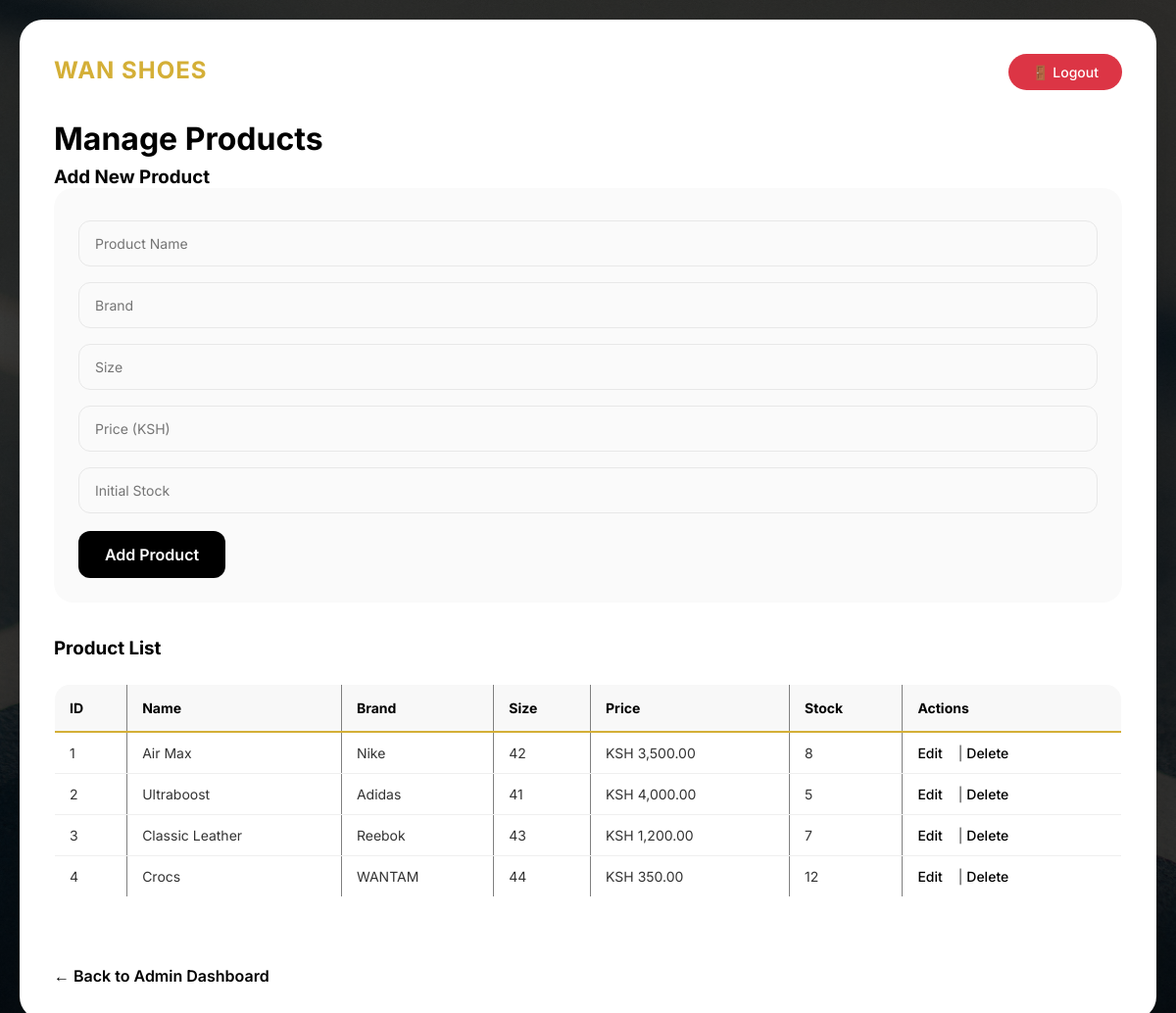
Page /products/products.php (signed in) on the committed database.
### tables this page shows
CREATE TABLE `products` (
  `product_id` int(11) NOT NULL,
  `name` varchar(100) NOT NULL,
  `brand` varchar(50) NOT NULL,
  `size` int(11) NOT NULL,
  `price` decimal(10,2) NOT NULL,
  `stock_quantity` int(11) NOT NULL DEFAULT 0
);

### products/products.php (the view, shortened to what this page needs)
<?php
$conn = mysqli_connect("localhost", "root", "", "wan_shoes_db");
$products = mysqli_query($conn, "SELECT * FROM products");
$edit_product = null;
?>
<!DOCTYPE html>
<html>
<head>
    <link rel="stylesheet" href="css/style.css">
</head>
<body>
    <div class="dashboard">
        <div style="display: flex; justify-content: space-between; align-items: center; margin-bottom: 30px;">
            <div class="logo">WAN SHOES</div>
            <a href="logout.php" style="background: #dc3545; color: white; padding: 10px 24px; border-radius: 30px; text-decoration: none; font-size: 14px; font-weight: 500;">🚪 Logout</a>
        </div>
        <h1>Manage Products</h1>
        <?php if($edit_product): ?>
            <h3>Edit Product</h3>
            <form method="POST" onsubmit="return validateProduct()">
                <input type="hidden" name="product_id" value="<?php echo $edit_product['product_id']; ?>">
                <input type="text" id="prod_name" name="name" value="<?php echo $edit_product['name']; ?>" placeholder="Product Name" required>
                <input type="text" id="prod_brand" name="brand" value="<?php echo $edit_product['brand']; ?>" placeholder="Brand" required>
                <input type="number" id="prod_size" name="size" value="<?php echo $edit_product['size']; ?>" placeholder="Size" required>
                <input type="number" step="0.01" id="prod_price" name="price" value="<?php echo $edit_product['price']; ?>" placeholder="Price" required>
                <input type="number" id="prod_stock" name="stock" value="<?php echo $edit_product['stock_quantity']; ?>" placeholder="Stock" required>
                <button type="submit" name="update">Update Product</button>
                <a href="products.php" style="margin-left: 10px;">Cancel</a>
            </form>
        <?php else: ?>
            <h3>Add New Product</h3>
            <form method="POST" onsubmit="return validateProduct()">
                <input type="text" id="prod_name" name="name" placeholder="Product Name" required>
                <input type="text" id="prod_brand" name="brand" placeholder="Brand" required>
                <input type="number" id="prod_size" name="size" placeholder="Size" required>
                <input type="number" step="0.01" id="prod_price" name="price" placeholder="Price (KSH)" required>
                <input type="number" id="prod_stock" name="stock" placeholder="Initial Stock" required>
                <button type="submit" name="add">Add Product</button>
            </form>
        <?php endif; ?>
        <h3>Product List</h3>
        <table border="1" cellpadding="10">
            <tr>
                <th>ID</th><th>Name</th><th>Brand</th><th>Size</th><th>Price</th><th>Stock</th><th>Actions</th>
            </tr>
            <?php while($row = mysqli_fetch_assoc($products)): ?>
            <tr>
                <td><?php echo $row['product_id']; ?></td>
                <td><?php echo $row['name']; ?></td>
                <td><?php echo $row['brand']; ?></td>
                <td><?php echo $row['size']; ?></td>
                <td>KSH <?php echo number_format($row['price'], 2); ?></td>
                <td><?php echo $row['stock_quantity']; ?></td>
                <td><a href="?edit=<?php echo $row['product_id']; ?>">Edit</a> | <a href="?delete=<?php echo $row['product_id']; ?>" onclick="return confirmDelete('<?php echo $row['name']; ?>')">Delete</a></td>
            </tr>
            <?php endwhile; ?>
        </table>
        <br>
        <?php if($_SESSION['role'] == 'admin'): ?>
            <a href="admin.php" class="back-link">← Back to Admin Dashboard</a>
        <?php else: ?>
            <a href="dashboard.php" class="back-link">← Back to Employee Dashboard</a>
        <?php endif; ?>
    </div>
</body>
</html>

### css/style.css (style rules this page uses)
* { margin: 0; padding: 0; box-sizing: border-box; }
body { font-family: 'Inter', 'Segoe UI', Tahoma, Geneva, Verdana, sans-serif; background: linear-gradient(rgba(0, 0, 0, 0.7), rgba(0, 0, 0, 0.7)), url('../images/bg.jpg'); background-size: cover; background-position: center; background-repeat: no-repeat; background-attachment: fixed; min-height: 100vh; display: flex; justify-content: center; align-items: center; padding: 20px; }
input, select { width: 100%; padding: 14px 16px; margin: 10px 0; border: 1.5px solid #e8e8e8; border-radius: 12px; font-size: 14px; transition: all 0.3s ease; background: #fafafa; font-family: inherit; }
button { width: 100%; padding: 14px; background: #000000; color: white; border: none; border-radius: 12px; cursor: pointer; font-size: 16px; font-weight: 600; transition: all 0.3s ease; margin-top: 15px; font-family: inherit; }
.dashboard { background: #ffffff; border-radius: 24px; padding: 35px; max-width: 1300px; width: 100%; margin: 0 auto; box-shadow: 0 25px 50px rgba(0, 0, 0, 0.15); animation: fadeIn 0.5s ease; }
.dashboard .logo { font-size: 24px; font-weight: 700; color: #d4af37; margin-bottom: 5px; letter-spacing: 1px; }
.dashboard h1 { color: #000000; font-size: 32px; font-weight: 700; margin-bottom: 8px; }
table { width: 100%; border-collapse: collapse; margin: 25px 0; font-size: 14px; border-radius: 16px; overflow: hidden; }
th { background: #f8f8f8; color: #000000; padding: 15px; text-align: left; font-weight: 700; border-bottom: 2px solid #d4af37; }
td { padding: 12px 15px; border-bottom: 1px solid #efefef; color: #333333; }
td a { color: #000000; text-decoration: none; margin-right: 12px; font-weight: 500; transition: color 0.2s; }
.dashboard form { background: #fafafa; padding: 25px; border-radius: 20px; margin-bottom: 35px; }
.dashboard form input, .dashboard form select { margin: 8px 0; }
.dashboard form button { width: auto; min-width: 150px; margin-top: 10px; }
.back-link { display: inline-block; margin-top: 25px; color: #000000; text-decoration: none; font-weight: 600; transition: color 0.2s; }

### rows in the picture
products: product_id "1", name "Air Max", brand "Nike", size "42", price "3,500.00", stock_quantity "8"
products: product_id "2", name "Ultraboost", brand "Adidas", size "41", price "4,000.00", stock_quantity "5"
products: product_id "3", name "Classic Leather", brand "Reebok", size "43", price "1,200.00", stock_quantity "7"
products: product_id "4", name "Crocs", brand "WANTAM", size "44", price "350.00", stock_quantity "12"
